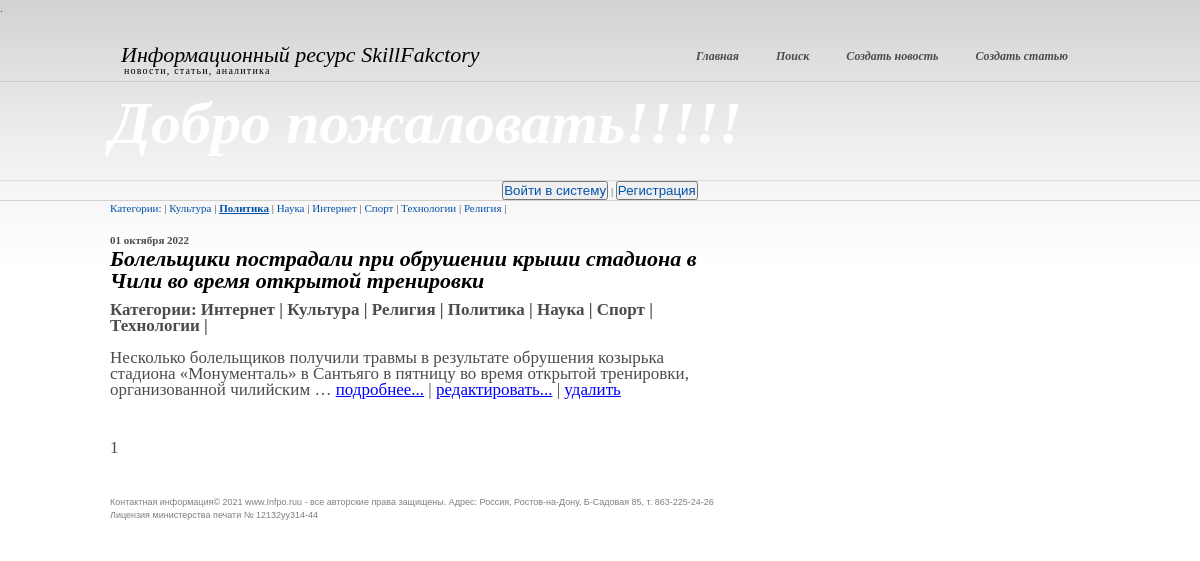
The app's page /home/?category=2 with its own data.
### news/models.py (models this page shows, shortened)
class Category(models.Model):
    name = models.CharField(max_length=255, unique=True)
    subscribers = models.ManyToManyField(settings.AUTH_USER_MODEL, through='SubscribersUsers')  # manytomany relation to the table "User"

class Post(models.Model):
    head_article = models.CharField(max_length=255)  # post`s name
    text_post = models.TextField()  # text
    date = models.DateTimeField(auto_now_add = True)  # date of the post will be added
    type_post = models.CharField(max_length = 20, choices = POSITIONS, default = 'news')  # post`s type : news or article
    sum_rank = models.IntegerField(default = 0)
    id_author = models.ForeignKey('Author', on_delete = models.CASCADE)  # onetomany relation to the table "Author"
    category = models.ManyToManyField('Category', through = PostCategory)  # manytomany relation to the table "Category"

### news/views.py (the view)
class NewsList(ListView):
    model = Post
    ordering = '-date'
    template_name = 'home.html'
    context_object_name = 'news'
    paginate_by = 5
    def get_context_data(self, **kwargs):
        context = super().get_context_data(**kwargs)
        context = super().get_context_data(**kwargs)
        context['get_category'] = Category.objects.all()
        return context
    def get_queryset(self, **kwargs):
        is_private = self.request.GET.get('category', None)
        if is_private:
            queryset = Post.objects.filter(category=is_private).order_by('-date')
        else:
            queryset = super().get_queryset()
        return queryset

### news/templatetags/custom_filters.py (called while the page is built)
@register.filter()
def censor(value):
    if isinstance(value, str):
        a = ['хрен', 'редиска', 'тыква']
        for i in a:
            b = ' '+i[0]+'*' * (len(i)-1)+' '
            value = value.replace(i, b)
    return value

### templates/home.html (shortened to what this page needs)
{% extends 'flatpages/default.html' %}
{% load custom_filters %}
{% block search %}
    {% if request.user.username %}
        <p>Пользователь: {{request.user.username}}&nbsp|&nbsp<a href="/home/sign/logout/">Выйти</a>
        <button> <a href="sign/upgrade/">Стать автором</a> </button>
        </p>
    {% else %}
        <p><button> <a href="/home/accounts/login"> Войти в систему </a></button> | <button> <a href="/home/accounts/signup"> Регистрация </a></button></p>
    {% endif %}
{% endblock search %}
{% block content %}
    <div class="col">
       <div class="post">
           <a href="/home" title="разделы новостей">Категории:</a> |
           {% for c in get_category %}
                <a href="?category={{c.id}}"
                {% if request.GET.category == c.id|title %}
                    class="bold"
                {% endif %}
                >{{ c.name }}</a> |
           {% endfor %}
            <br><br>
           {% for i in news %}
               <h4>{{ i.date|date:'d E Y' }}</h4>
               <h3>{{ i.head_article| censor }}</h3>
               <p>
               <b>Категории:
               {% for v in i.category.all %}
                   {{ v.name }} |
                    {% endfor %}</b>
               <br><br>
                {{ i.text_post|truncatewords:20| censor}}
                <a href="{{ i.id }}">подробнее...</a> |
                <a href="news/{{ i.id }}/update">редактировать...</a> |
                <a href="news/{{ i.id }}/delete">удалить</a>
                </p><br><br>
           {% endfor %}
            <p>
            {{ page_obj.number }}
            </p>
      </div>
    </div>
{% endblock content %}

### static/css/styles.css (style rules this page uses)
* { margin:0; padding:0; outline:0; }
body { font-size:11px; line-height:16px; font-family:Georgia, serif; color:#4c4c4c; background:#fff url(images/body-bg.gif) repeat-x 0 0; }
a { color:#0252aa; text-decoration:none; cursor:pointer; }
.col { float:left; display:inline; width:590px; margin-right:28px; padding-bottom:41px; }
.post h3 { color:#000; font-size:22px; font-style:italic; line-height:22px; }
.post a { text-decoration:none; }
.post .bold { text-decoration:underline; font-weight: bold; }
.post p { font-size:17px; padding-top:10px; }
.post p a { color:blue; text-decoration:underline; }

### records on screen
Category: name "Культура"
Category: name "Политика"
Category: name "Наука"
Category: name "Интернет"
Category: name "Спорт"
Category: name "Технологии"
Category: name "Религия"
Post: date "01 октября 2022", head_article|censor "Болельщики пострадали при обрушении крыши стадиона в Чили во время открытой тренировки", text_post|censor "Несколько болельщиков получили травмы в результате обрушения козырька стадиона «Монументаль» в Сантьяго в пятницу во время открытой тренировки, организованной чилийским …"

### other values on screen
{{ page_obj.number }} "1"
